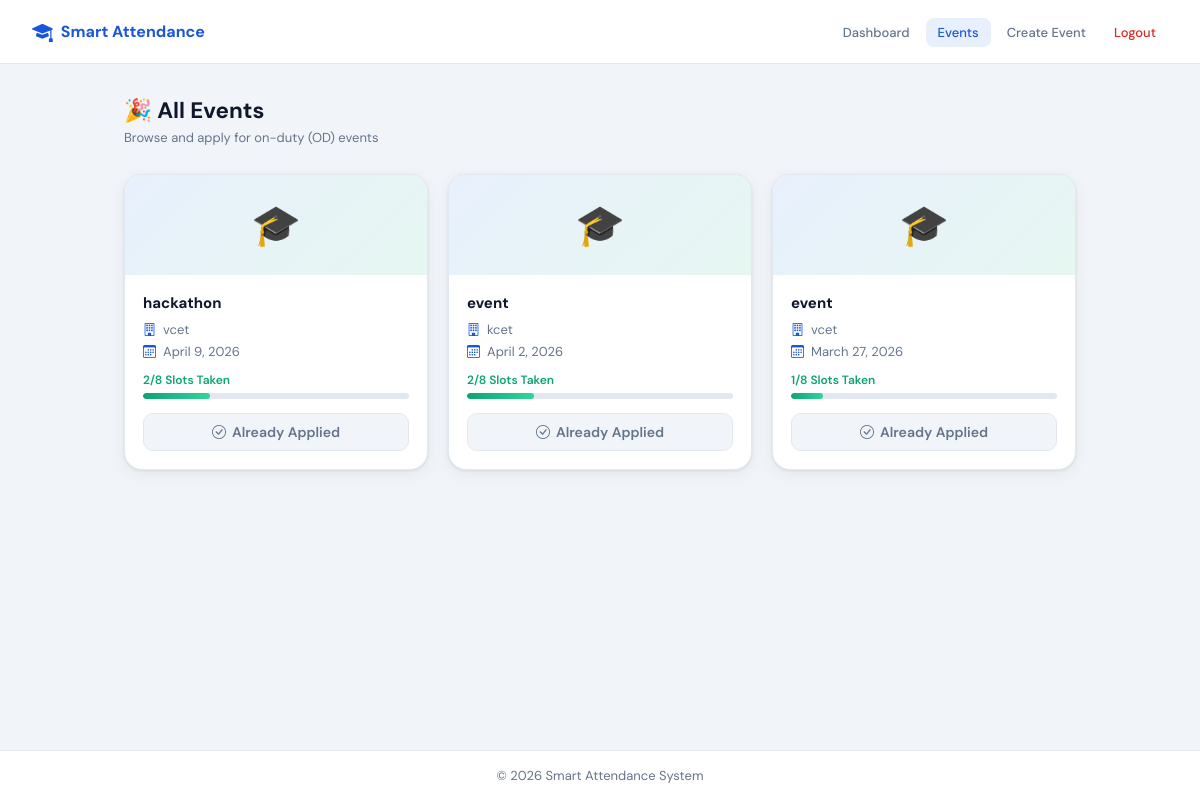
The page /events/ (signed in) on the database its author committed.
### events/models.py (models this page shows, shortened)
class Event(models.Model):
    college_name = models.CharField(max_length=100)
    event_name = models.CharField(max_length=100)
    event_date = models.DateField()
    brochure = models.FileField(upload_to='brochures/')
    created_by = models.ForeignKey(settings.AUTH_USER_MODEL, on_delete=models.CASCADE)

### events/views.py (the view)
# urls.py: path('', views.event_list, name='event_list'),
@login_required
def event_list(request):
    events = Event.objects.all()
    event_data = []
    for event in events:
        count = ODApplication.objects.filter(
            date=event.event_date, status='approved'
        ).count()
        already_applied = ODApplication.objects.filter(
            student=request.user,
            date=event.event_date
        ).exists()
        event_data.append({
            'event': event,
            'count': count,
            'applied': already_applied,
        })
    return render(request, 'od/events.html', {'event_data': event_data})

### templates/od/events.html (shortened to what this page needs)
<!DOCTYPE html>
<html lang="en">
<head>
  <link href="https://cdn.jsdelivr.net/npm/bootstrap-icons@1.10.5/font/bootstrap-icons.css" rel="stylesheet"/>
</head>
<body>
<nav class="sa-nav">
  <a class="sa-nav-brand" href="{% url 'od_dashboard' %}">
    <i class="bi bi-mortarboard-fill" style="font-size:1.3rem;"></i> Smart Attendance
  </a>
  <ul class="sa-nav-links">
    <li><a href="{% url 'od_dashboard' %}">Dashboard</a></li>
    <li><a href="{% url 'event_list' %}" class="active">Events</a></li>
    <li><a href="{% url 'create_event' %}">Create Event</a></li>
    <li><a href="{% url 'logout' %}" class="logout">Logout</a></li>
  </ul>
</nav>
<div class="sa-page">
  <div class="page-header">
    <h1>🎉 All Events</h1>
    <p>Browse and apply for on-duty (OD) events</p>
  </div>
  {% if event_data %}
  <div class="events-grid">
    {% for item in event_data %}
    {% with event=item.event count=item.count applied=item.applied %}
    <div class="event-card">
      {% if event.brochure %}
      <img src="{{ event.brochure.url }}" class="event-brochure" alt="Brochure"/>
      {% else %}
      <div style="width:100%;height:100px;background:linear-gradient(135deg,var(--primary-lt),var(--accent-lt));display:flex;align-items:center;justify-content:center;font-size:2.5rem;">🎓</div>
      {% endif %}
      <div class="event-body">
        <div class="event-title">{{ event.event_name }}</div>
        <div class="event-meta">
          <div class="event-meta-row"><i class="bi bi-building"></i>{{ event.college_name }}</div>
          <div class="event-meta-row"><i class="bi bi-calendar3"></i>{{ event.event_date }}</div>
        </div>
        <div class="slot-bar-wrap">
          <div class="slot-label">
            <span style="color:{% if count >= 8 %}var(--danger){% else %}var(--accent){% endif %};">
              {% if count >= 8 %}Slots Full{% else %}{{ count }}/8 Slots Taken{% endif %}
            </span>
          </div>
          <div class="slot-track">
            <div class="slot-fill {% if count >= 8 %}full{% endif %}" style="width:{{ count|add:'0'|divisibleby:1 }}%;width:{% widthratio count 8 100 %}%;"></div>
          </div>
        </div>
        {% if applied %}
          <button class="sa-btn sa-btn-disabled" disabled>
            <i class="bi bi-check-circle"></i> Already Applied
          </button>
        {% endif %}
      </div>
    </div>
    {% endwith %}
    {% endfor %}
  </div>
  {% else %}
  <div class="empty-state">
    <div class="empty-icon">📭</div>
    <p>No events available right now. Check back later!</p>
  </div>
  {% endif %}
</div>
<footer class="sa-footer">&copy; 2026 Smart Attendance System</footer>
</body>
</html>

### templates/od/events.html (style rules this page uses)
:root { --primary:#1a56db;--primary-dk:#1342b0;--primary-lt:#e8f0fd;--accent:#0ea472;--accent-lt:#e6f7f1;--surface:#fff;--bg:#f1f5f9;--border:#e2e8f0;--text:#0f172a;--muted:#64748b;--danger:#dc2626;--warning:#d97706; }
*,*::before,*::after { box-sizing:border-box;margin:0;padding:0; }
body { font-family:'DM Sans',sans-serif;background:var(--bg);color:var(--text);min-height:100vh;display:flex;flex-direction:column; }
.sa-nav { height:64px;background:var(--surface);border-bottom:1px solid var(--border);display:flex;align-items:center;padding:0 32px;gap:16px; }
.sa-nav-brand { display:flex;align-items:center;gap:8px;font-weight:700;color:var(--primary);text-decoration:none; }
.sa-nav-links { display:flex;gap:4px;margin-left:auto;list-style:none;flex-wrap:wrap; }
.sa-nav-links a { padding:6px 12px;border-radius:8px;font-size:13px;font-weight:500;color:var(--muted);text-decoration:none;transition:all .15s; }
.sa-nav-links a.active { background:var(--primary-lt);color:var(--primary); }
.sa-nav-links a.logout { color:var(--danger); }
.sa-page { flex:1;padding:32px 24px;max-width:1000px;margin:0 auto;width:100%; }
.page-header { margin-bottom:28px; }
.page-header h1 { font-size:1.4rem;font-weight:700; }
.page-header p { color:var(--muted);font-size:13px;margin-top:4px; }
.events-grid { display:grid;grid-template-columns:repeat(auto-fill,minmax(300px,1fr));gap:20px; }
.event-card { background:var(--surface);border:1px solid var(--border);border-radius:18px;overflow:hidden;box-shadow:0 1px 3px rgba(0,0,0,.08),0 4px 16px rgba(0,0,0,.06);transition:transform .2s,box-shadow .2s; }
.event-body { padding:18px; }
.event-title { font-size:15px;font-weight:700;margin-bottom:8px; }
.event-meta { display:flex;flex-direction:column;gap:5px;margin-bottom:12px; }
.event-meta-row { display:flex;align-items:center;gap:6px;font-size:13px;color:var(--muted); }
.event-meta-row i { color:var(--primary);width:14px; }
.slot-bar-wrap { margin-bottom:14px; }
.slot-label { font-size:12px;font-weight:600;margin-bottom:5px;display:flex;justify-content:space-between; }
.slot-track { height:6px;background:var(--border);border-radius:100px;overflow:hidden; }
.slot-fill { height:100%;border-radius:100px;background:linear-gradient(90deg,var(--accent),#34d399);transition:width .5s; }
.sa-btn { display:inline-flex;align-items:center;gap:6px;padding:9px 18px;border-radius:10px;border:none;font-family:'DM Sans',sans-serif;font-size:14px;font-weight:600;cursor:pointer;transition:all .18s;text-decoration:none;width:100%;justify-content:center; }
.sa-btn-disabled { background:var(--bg);color:var(--muted);border:1.5px solid var(--border);cursor:not-allowed; }
.sa-footer { background:var(--surface);border-top:1px solid var(--border);text-align:center;padding:16px;font-size:13px;color:var(--muted); }

### rows shown on the page
Event: event.event_name "hackathon", event.college_name "vcet", event.event_date "April 9, 2026", count "2"
Event: event.event_name "event", event.college_name "kcet", event.event_date "April 2, 2026", count "2"
Event: event.event_name "event", event.college_name "vcet", event.event_date "March 27, 2026", count "1"
